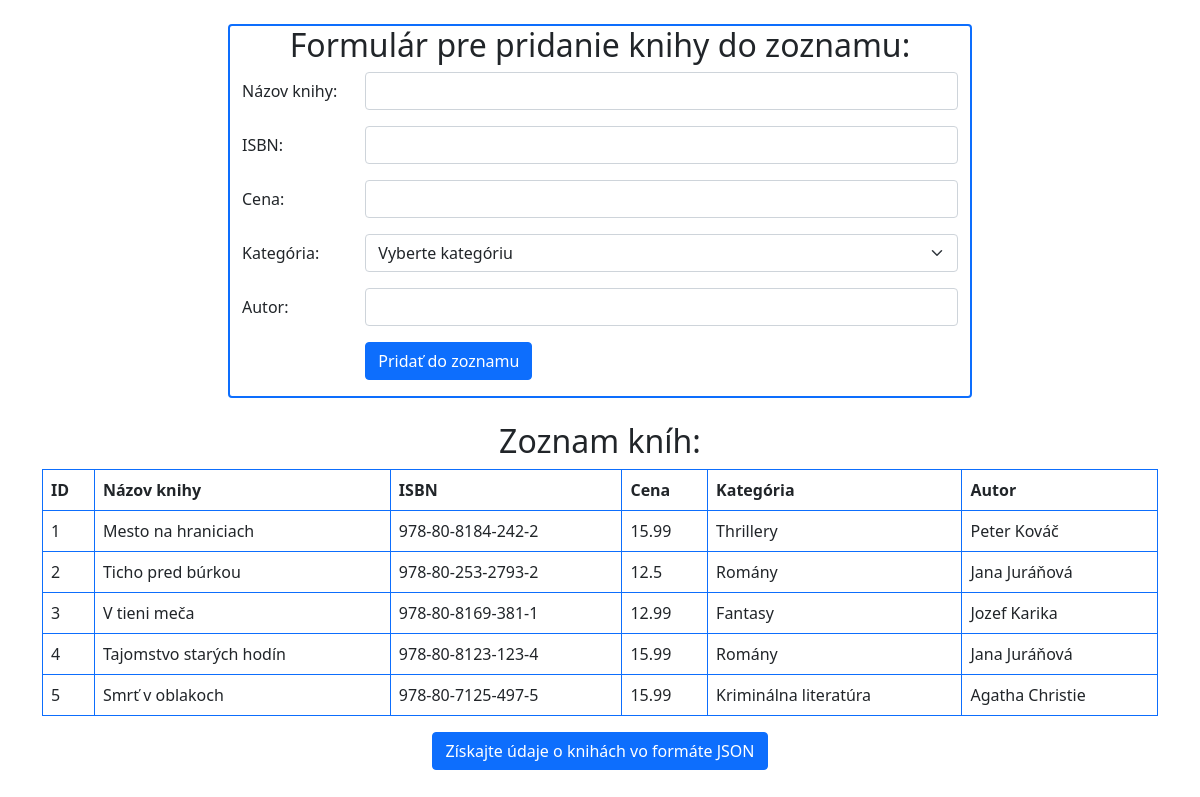
Before: / with the older database file.
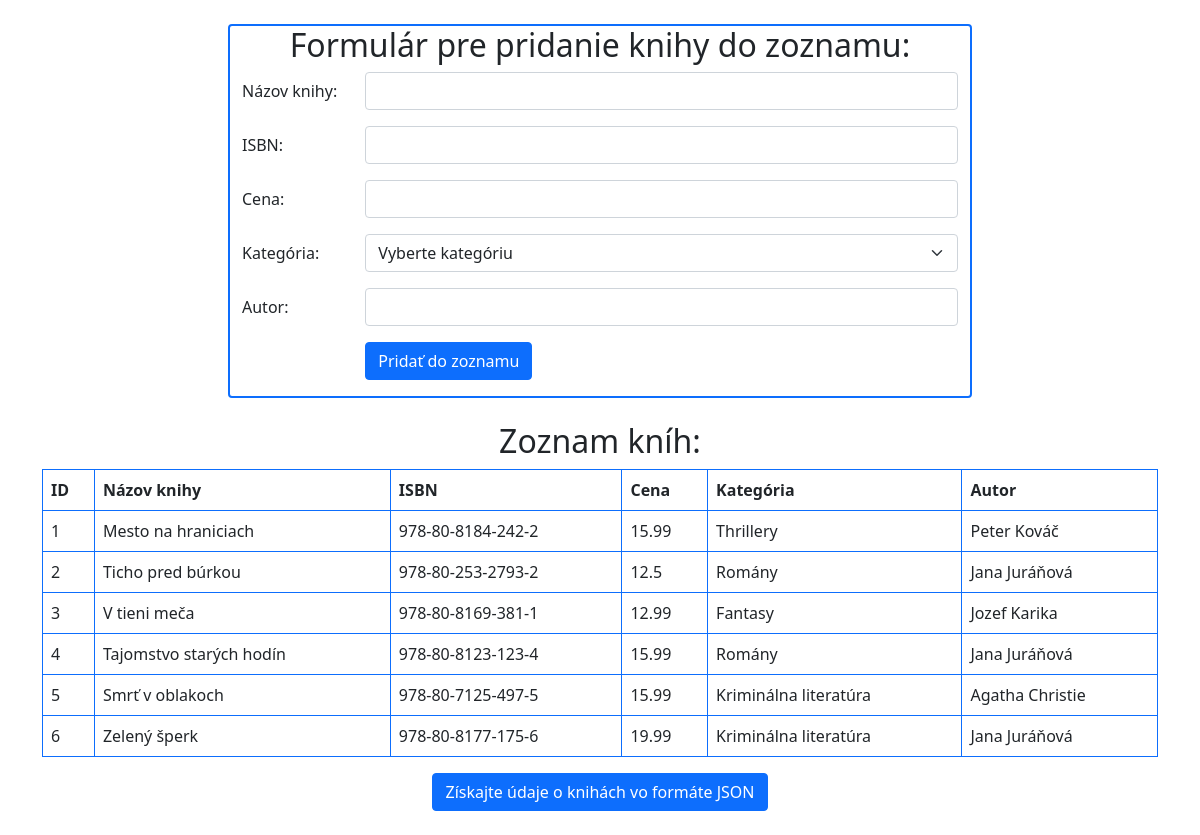
After: the same page with the newer database file.
### tables this page shows
CREATE TABLE "books" (
	"id"	INTEGER NOT NULL UNIQUE,
	"title"	TEXT NOT NULL,
	"isbn"	TEXT NOT NULL,
	"price"	NUMERIC NOT NULL,
	"author"	TEXT,
	"category"	TEXT,
	PRIMARY KEY("id"),
	FOREIGN KEY("category") REFERENCES "categories"("name")
);

### Repositories/BookRepository.php (called while the page is built, shortened)
<?php
    include_once 'Models/BookModel.php';
    class BookRepository
    {
        public object $pdo;
        function __construct()
        {
            $this->pdo = new \PDO(DB_CONNECTION_STRING);
        }
        function getAll() : array
        {
            $statement = $this->pdo->query('SELECT * FROM books');
            $results = $statement->fetchAll(\PDO::FETCH_ASSOC);
            $bookArray = [];
            foreach ($results as $row) {
                $bookArray[] = \Models\BookModel::__createByRow($row);
            }
            return $bookArray;
        }
    }
?>

### Models/BookModel.php (called while the page is built, shortened)
<?php
    class BookModel
    {
        static function __createByRow($row = [
            'id' => 0,
            'title' => '',
            'isbn' => '',
            'price' => 0.0,
            'category' => 'Beletria',
            'author' => '',
        ]) : object
        {
            $book = new BookModel();
            $book->id = $row['id'];
            $book->title = $row['title'];
            $book->isbn = $row['isbn'];
            $book->price = $row['price'];
            $book->category = $row['category'];
            $book->author = $row['author'];
            return $book;
        }
    }
?>

### index.php (the view, shortened to what the changed rows need)
<!doctype html>
<html lang="ua">
<head>
  <link href="https://cdn.jsdelivr.net/npm/bootstrap@5.0.2/dist/css/bootstrap.min.css"
        rel="stylesheet"
>
</head>
<body>
    <div class="container">
        <?php
            include_once 'Repositories/BookRepository.php';
            $bookRepo = new \Repositories\BookRepository();
        ?>
        <?php
            $books = $bookRepo->getAll();
        ?>
        <div class="container">
            <div class="row justify-content-center">
                <div class="col-8 border border-2 border-primary position-relative rounded rounded-5">
                    <h2 class="text-center">Formulár pre pridanie knihy do zoznamu:</h2>
                </div>
            </div>
        </div>
        <h2 class="text-center">Zoznam kníh:</h2>
        <table class="table table-bordered border-primary">
            <thead>
                <tr>
                    <th>ID</th>
                    <th>Názov knihy</th>
                    <th>ISBN</th>
                    <th>Cena</th>
                    <th>Kategória</th>
                    <th>Autor</th>
                </tr>
            </thead>
            <tbody>
                <?php
                    foreach ($books as $book) {
                ?>
                        <tr>
                            <td><?=$book->id?></td>
                            <td><?=$book->title?></td>
                            <td><?=$book->isbn?></td>
                            <td><?=$book->price?></td>
                            <td><?=$book->category?></td>
                            <td><?=$book->author?></td>
                        </tr>
                <?php
                    }
                ?>
            </tbody>
        </table>
    </div>
</body>
</html>

Changed rows visible on the page:
added books: id "6", title "Zelený šperk", isbn "978-80-8177-175-6", price "19.99", category "Kriminálna literatúra", author "Jana Juráňová"
